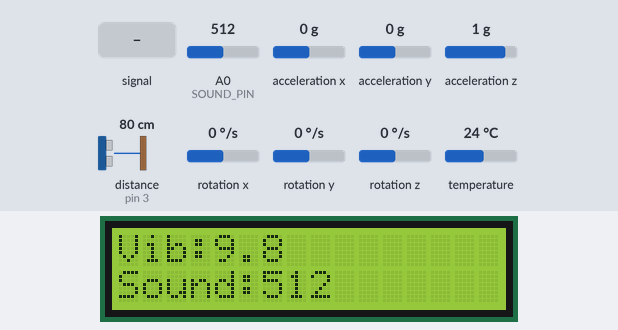
Simulated run of this sketch. Board: Arduino Uno, built with avr-gcc and run on an emulated ATmega328P. Shown: 16×2 character LCD. Wiring (inferred from the names in the program): ultrasonic range finder: trigger pin 2; echo pin 3. Inputs (shaded band) come from the test bench; at power-on: acceleration x 0 g, distance to the obstacle (sensor on pin 3) 80 cm, A0 (SOUND_PIN) = 512, acceleration y 0 g, acceleration z 1 g, rotation x 0 °/s, rotation y 0 °/s, rotation z 0 °/s, temperature 24 °C. The echo pulse lasts 58.3 µs per cm; what the sketch prints to the serial monitor is not drawn.

Above: at 5.3 s.
5.4 s: A0 (SOUND_PIN) fed a 200 Hz sine of ±255 counts around its level
At 15.2 s:
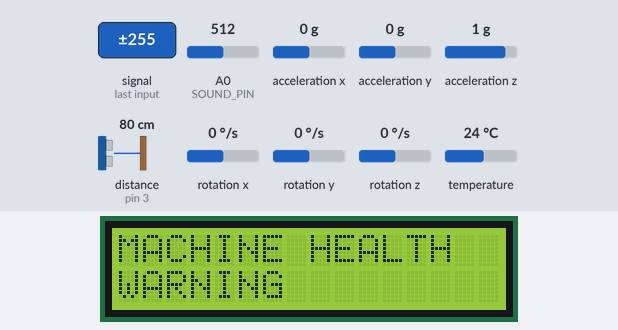
16.3 s: acceleration x set to -1.4 g
At 26.7 s:
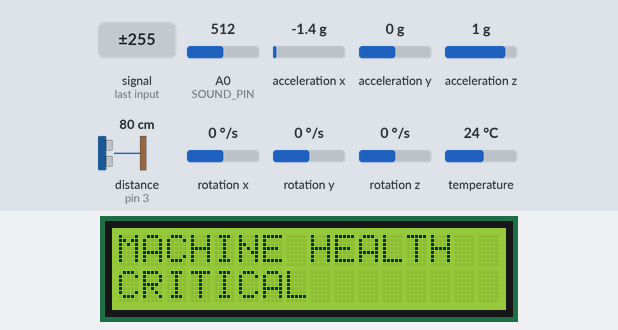
27.2 s: distance to the obstacle (sensor on pin 3) set to 2 cm
At 33.4 s:
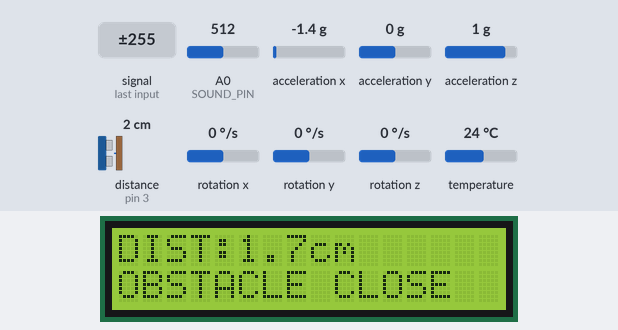
38.0 s: A0 (SOUND_PIN) set to 716
At 39.7 s:
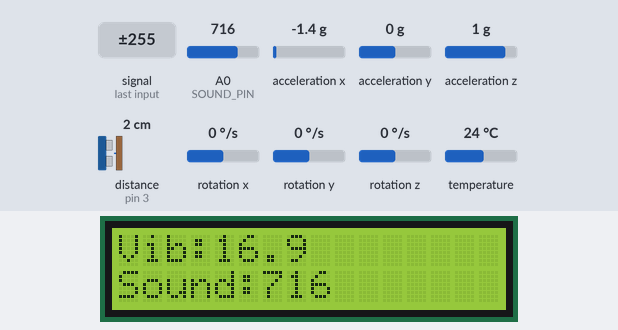
44.0 s: acceleration y set to -1.4 g
At 47.3 s:
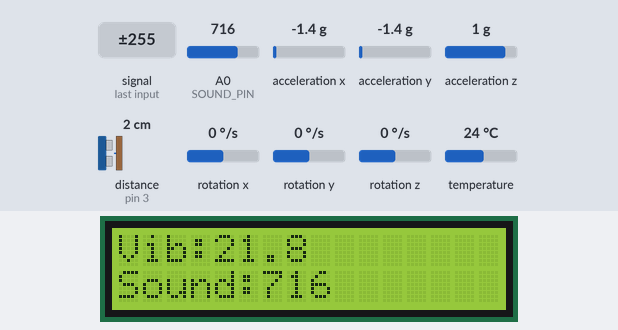
50.2 s: A0 (SOUND_PIN) fed a 1000 Hz sine of ±255 counts around its level
At 56.1 s:
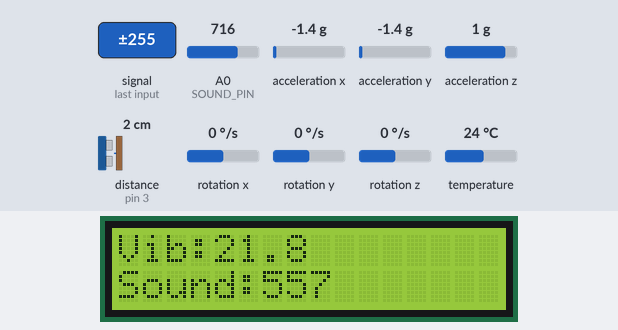
Timing chart, 0 to 57.6 s (numbered marks = the images above; inputs shaded):
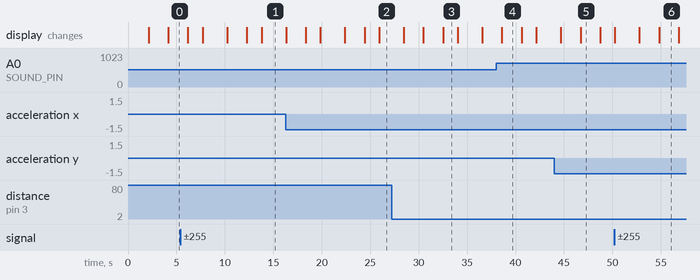

The sketch:

sentinelrover_copy_20260916093119.ino
```cpp
#include <Wire.h>
#include <LiquidCrystal_I2C.h>
#include <Adafruit_MPU6050.h>
#include <Adafruit_Sensor.h>
#include <math.h>

// ---------------- PIN DEFINITIONS ----------------

#define TRIG_PIN 2
#define ECHO_PIN 3
#define SOUND_PIN A0

// ---------------- LCD ----------------

LiquidCrystal_I2C lcd(0x27, 16, 2);

// ---------------- MPU6050 ----------------

Adafruit_MPU6050 mpu;

// ---------------- THRESHOLDS ----------------
// Change these after observing your actual readings.

#define SOUND_WARNING 600
#define SOUND_ALERT   750

#define VIB_WARNING   10.0
#define VIB_ALERT     12.0

// ---------------- SETUP ----------------

void setup() {

  Serial.begin(9600);

  pinMode(TRIG_PIN, OUTPUT);
  pinMode(ECHO_PIN, INPUT);
  pinMode(SOUND_PIN, INPUT);

  Wire.begin();

  // LCD
  lcd.init();
  lcd.backlight();

  lcd.clear();
  lcd.setCursor(0, 0);
  lcd.print("SENTINEL ROVER");
  lcd.setCursor(0, 1);
  lcd.print("Starting...");

  delay(2000);

  // MPU6050
  if (!mpu.begin()) {

    lcd.clear();
    lcd.setCursor(0, 0);
    lcd.print("MPU6050 ERROR");
    lcd.setCursor(0, 1);
    lcd.print("Check Wiring");

    Serial.println("MPU6050 not detected!");

    while (1);
  }

  // MPU6050 configuration
  mpu.setAccelerometerRange(MPU6050_RANGE_8_G);
  mpu.setGyroRange(MPU6050_RANGE_500_DEG);
  mpu.setFilterBandwidth(MPU6050_BAND_21_HZ);

  lcd.clear();
  lcd.setCursor(0, 0);
  lcd.print("SENSORS READY");
  lcd.setCursor(0, 1);
  lcd.print("INSPECTION ON");

  delay(2000);
}

// ---------------- DISTANCE FUNCTION ----------------

float getDistance() {

  digitalWrite(TRIG_PIN, LOW);
  delayMicroseconds(2);

  digitalWrite(TRIG_PIN, HIGH);
  delayMicroseconds(10);

  digitalWrite(TRIG_PIN, LOW);

  long duration = pulseIn(ECHO_PIN, HIGH, 30000);

  if (duration == 0) {
    return -1;
  }

  float distance = duration * 0.0343 / 2.0;

  return distance;
}

// ---------------- MAIN LOOP ----------------

void loop() {

  // Get sensor values
  float distance = getDistance();

  int soundValue = analogRead(SOUND_PIN);

  sensors_event_t acceleration;
  sensors_event_t gyro;
  sensors_event_t temperature;

  mpu.getEvent(&acceleration, &gyro, &temperature);

  // Calculate total acceleration
  float ax = acceleration.acceleration.x;
  float ay = acceleration.acceleration.y;
  float az = acceleration.acceleration.z;

  float totalAcceleration =
      sqrt((ax * ax) +
           (ay * ay) +
           (az * az));

  // ---------------- SERIAL OUTPUT ----------------

  Serial.print("Distance: ");
  Serial.print(distance);

  Serial.print(" cm | Sound: ");
  Serial.print(soundValue);

  Serial.print(" | Vibration: ");
  Serial.print(totalAcceleration);

  Serial.print(" m/s2 | Temp: ");
  Serial.println(temperature.temperature);

  // ---------------- MACHINE HEALTH ----------------

  bool vibrationAlert = totalAcceleration > VIB_ALERT;
  bool vibrationWarning = totalAcceleration > VIB_WARNING;

  bool soundAlert = soundValue > SOUND_ALERT;
  bool soundWarning = soundValue > SOUND_WARNING;

  // ---------------- DISPLAY SENSOR DATA ----------------

  lcd.clear();

  lcd.setCursor(0, 0);
  lcd.print("Vib:");
  lcd.print(totalAcceleration, 1);

  lcd.setCursor(0, 1);
  lcd.print("Sound:");
  lcd.print(soundValue);

  delay(2000);

  // ---------------- DISPLAY DISTANCE ----------------

  lcd.clear();

  lcd.setCursor(0, 0);
  lcd.print("DIST:");

  if (distance < 0) {
    lcd.print("ERROR");
  }
  else {
    lcd.print(distance, 1);
    lcd.print("cm");
  }

  lcd.setCursor(0, 1);

  if (distance > 0 && distance < 20) {
    lcd.print("OBSTACLE CLOSE");
  }
  else {
    lcd.print("PATH CLEAR");
  }

  delay(1500);

  // ---------------- HEALTH RESULT ----------------

  lcd.clear();

  lcd.setCursor(0, 0);
  lcd.print("MACHINE HEALTH");

  lcd.setCursor(0, 1);

  if (vibrationAlert || soundAlert) {

    lcd.print("CRITICAL");

  }
  else if (vibrationWarning || soundWarning) {

    lcd.print("WARNING");

  }
  else {

    lcd.print("NORMAL");
  }

  delay(2500);

  // ---------------- REINSPECTION ----------------

  if (vibrationAlert || soundAlert) {

    lcd.clear();

    lcd.setCursor(0, 0);
    lcd.print("ABNORMAL DATA");

    lcd.setCursor(0, 1);
    lcd.print("REINSPECT");

    delay(2000);
  }
}
```

Measured:
- what the display in image 3 shows lasts 1.6 s, from 32.5 s to 34.1 s
- what the display in image 4 shows lasts 2.0 s, from 38.6 s to 40.6 s
